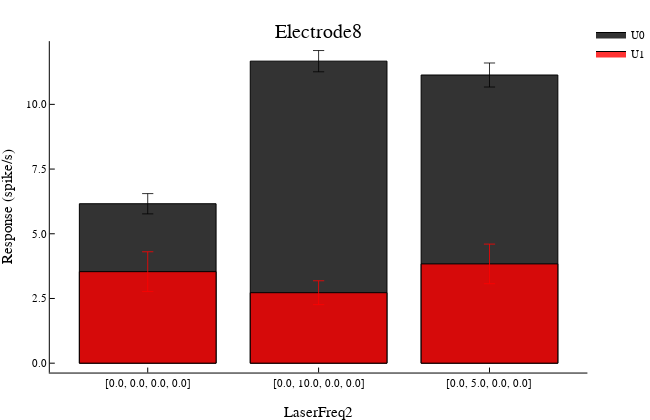

The notebook cell this image was saved under:
### Code cell
plotcondresponse(urs,ctc,factor.value,title="Electrode$(eid.value)")

### Figure 1 — Plotly figure (JSON) as saved in the notebook; plotly's stock layout.template omitted (floating-point values rounded to 4 significant figures)
{"data": [{"fill": "tozeroy", "fillcolor": "rgba(0, 0, 0, 0.800)", "legendgroup": "U0", "line": {"color": "rgba(0, 0, 0, 1.000)", "dash": "solid", "width": 1}, "mode": "lines", "name": "U0", "showlegend": true, "type": "scatter", "x": [0.1, 0.1, 0.9, 0.9, 0.1, 0.1], "xaxis": "x1", "y": [6.161, 0, 0, 6.161, 6.161, 6.161], "yaxis": "y1"}, {"fill": "tozeroy", "fillcolor": "rgba(0, 0, 0, 0.800)", "legendgroup": "U0", "line": {"color": "rgba(0, 0, 0, 1.000)", "dash": "solid", "width": 1}, "mode": "lines", "name": "U0", "showlegend": false, "type": "scatter", "x": [1.1, 1.1, 1.9, 1.9, 1.1, 1.1], "xaxis": "x1", "y": [11.67, 0, 0, 11.67, 11.67, 11.67], "yaxis": "y1"}, {"fill": "tozeroy", "fillcolor": "rgba(0, 0, 0, 0.800)", "legendgroup": "U0", "line": {"color": "rgba(0, 0, 0, 1.000)", "dash": "solid", "width": 1}, "mode": "lines", "name": "U0", "showlegend": false, "type": "scatter", "x": [2.1, 2.1, 2.9, 2.9, 2.1, 2.1], "xaxis": "x1", "y": [11.13, 0, 0, 11.13, 11.13, 11.13], "yaxis": "y1"}, {"colorbar": {"title": ""}, "hoverinfo": "text", "legendgroup": "", "line": {"color": "rgba(0, 0, 0, 0.800)", "dash": "solid", "shape": "linear", "width": 1}, "marker": {"color": "rgba(0, 0, 0, 0.800)", "line": {"color": "rgba(0, 0, 0, 0.800)", "width": 1}, "size": 8, "symbol": "line-ew"}, "mode": "lines+markers", "name": "", "showlegend": false, "text": [null, null], "type": "scatter", "x": [0.5, 0.5], "xaxis": "x1", "y": [5.769, 6.552], "yaxis": "y1"}, {"colorbar": {"title": ""}, "hoverinfo": "text", "legendgroup": "", "line": {"color": "rgba(0, 0, 0, 0.800)", "dash": "solid", "shape": "linear", "width": 1}, "marker": {"color": "rgba(0, 0, 0, 0.800)", "line": {"color": "rgba(0, 0, 0, 0.800)", "width": 1}, "size": 8, "symbol": "line-ew"}, "mode": "lines+markers", "name": "", "showlegend": false, "text": [null, null], "type": "scatter", "x": [1.5, 1.5], "xaxis": "x1", "y": [11.26, 12.08], "yaxis": "y1"}, {"colorbar": {"title": ""}, "hoverinfo": "text", "legendgroup": "", "line": {"color": "rgba(0, 0, 0, 0.800)", "dash": "solid", "shape": "linear", "width": 1}, "marker": {"color": "rgba(0, 0, 0, 0.800)", "line": {"color": "rgba(0, 0, 0, 0.800)", "width": 1}, "size": 8, "symbol": "line-ew"}, "mode": "lines+markers", "name": "", "showlegend": false, "text": [null, null], "type": "scatter", "x": [2.5, 2.5], "xaxis": "x1", "y": [10.67, 11.6], "yaxis": "y1"}, {"fill": "tozeroy", "fillcolor": "rgba(255, 0, 0, 0.800)", "legendgroup": "U1", "line": {"color": "rgba(0, 0, 0, 1.000)", "dash": "solid", "width": 1}, "mode": "lines", "name": "U1", "showlegend": true, "type": "scatter", "x": [0.1, 0.1, 0.9, 0.9, 0.1, 0.1], "xaxis": "x1", "y": [3.537, 0, 0, 3.537, 3.537, 3.537], "yaxis": "y1"}, {"fill": "tozeroy", "fillcolor": "rgba(255, 0, 0, 0.800)", "legendgroup": "U1", "line": {"color": "rgba(0, 0, 0, 1.000)", "dash": "solid", "width": 1}, "mode": "lines", "name": "U1", "showlegend": false, "type": "scatter", "x": [1.1, 1.1, 1.9, 1.9, 1.1, 1.1], "xaxis": "x1", "y": [2.724, 0, 0, 2.724, 2.724, 2.724], "yaxis": "y1"}, {"fill": "tozeroy", "fillcolor": "rgba(255, 0, 0, 0.800)", "legendgroup": "U1", "line": {"color": "rgba(0, 0, 0, 1.000)", "dash": "solid", "width": 1}, "mode": "lines", "name": "U1", "showlegend": false, "type": "scatter", "x": [2.1, 2.1, 2.9, 2.9, 2.1, 2.1], "xaxis": "x1", "y": [3.837, 0, 0, 3.837, 3.837, 3.837], "yaxis": "y1"}, {"colorbar": {"title": ""}, "hoverinfo": "text", "legendgroup": "", "line": {"color": "rgba(255, 0, 0, 0.800)", "dash": "solid", "shape": "linear", "width": 1}, "marker": {"color": "rgba(255, 0, 0, 0.800)", "line": {"color": "rgba(255, 0, 0, 0.800)", "width": 1}, "size": 8, "symbol": "line-ew"}, "mode": "lines+markers", "name": "", "showlegend": false, "text": [null, null], "type": "scatter", "x": [0.5, 0.5], "xaxis": "x1", "y": [2.768, 4.305], "yaxis": "y1"}, {"colorbar": {"title": ""}, "hoverinfo": "text", "legendgroup": "", "line": {"color": "rgba(255, 0, 0, 0.800)", "dash": "solid", "shape": "linear", "width": 1}, "marker": {"color": "rgba(255, 0, 0, 0.800)", "line": {"color": "rgba(255, 0, 0, 0.800)", "width": 1}, "size": 8, "symbol": "line-ew"}, "mode": "lines+markers", "name": "", "showlegend": false, "text": [null, null], "type": "scatter", "x": [1.5, 1.5], "xaxis": "x1", "y": [2.263, 3.184], "yaxis": "y1"}, {"colorbar": {"title": ""}, "hoverinfo": "text", "legendgroup": "", "line": {"color": "rgba(255, 0, 0, 0.800)", "dash": "solid", "shape": "linear", "width": 1}, "marker": {"color": "rgba(255, 0, 0, 0.800)", "line": {"color": "rgba(255, 0, 0, 0.800)", "width": 1}, "size": 8, "symbol": "line-ew"}, "mode": "lines+markers", "name": "", "showlegend": false, "text": [null, null], "type": "scatter", "x": [2.5, 2.5], "xaxis": "x1", "y": [3.072, 4.601], "yaxis": "y1"}], "layout": {"annotations": [{"font": {"color": "rgba(0, 0, 0, 1.000)", "family": "sans-serif", "size": 20}, "rotation": 0, "showarrow": false, "text": "Electrode8", "x": 0.5391, "xanchor": "center", "xref": "paper", "y": 1, "yanchor": "top", "yref": "paper"}], "height": 420, "legend": {"bgcolor": "rgba(255, 255, 255, 1.000)", "bordercolor": "rgba(0, 0, 0, 1.000)", "font": {"color": "rgba(0, 0, 0, 1.000)", "family": "sans-serif", "size": 11}, "tracegroupgap": 0, "x": 1, "y": 1}, "margin": {"b": 20, "l": 0, "r": 0, "t": 20}, "paper_bgcolor": "rgba(255, 255, 255, 1.000)", "plot_bgcolor": "rgba(255, 255, 255, 1.000)", "showlegend": true, "width": 650, "xaxis": {"anchor": "y1", "domain": [0.08426, 0.9939], "gridcolor": "rgba(0, 0, 0, 0.100)", "gridwidth": 0.5, "linecolor": "rgba(0, 0, 0, 1.000)", "mirror": false, "range": [-0.07304, 3.073], "showgrid": false, "showline": true, "showticklabels": true, "tickangle": 0, "tickcolor": "rgb(0, 0, 0)", "tickfont": {"color": "rgba(0, 0, 0, 1.000)", "family": "sans-serif", "size": 11}, "tickmode": "array", "ticks": "inside", "ticktext": ["[0.0, 0.0, 0.0, 0.0]", "[0.0, 0.0, 0.0, 0.0]", "[0.0, 0.0, 0.0, 0.0]", "[0.0, 0.0, 0.0, 0.0]", "[0.0, 10.0, 0.0, 0.0]", "[0.0, 10.0, 0.0, 0.0]", "[0.0, 10.0, 0.0, 0.0]", "[0.0, 10.0, 0.0, 0.0]", "[0.0, 10.0, 0.0, 0.0]", "[0.0, 10.0, 0.0, 0.0]", "[0.0, 10.0, 0.0, 0.0]", "[0.0, 5.0, 0.0, 0.0]", "[0.0, 5.0, 0.0, 0.0]", "[0.0, 5.0, 0.0, 0.0]", "[0.0, 5.0, 0.0, 0.0]"], "tickvals": [0.5, 0.5, 0.5, 0.5, 1.5, 1.5, 1.5, 1.5, 1.5, 1.5, 1.5, 2.5, 2.5, 2.5, 2.5], "title": "LaserFreq2", "titlefont": {"color": "rgba(0, 0, 0, 1.000)", "family": "sans-serif", "size": 15}, "type": "-", "visible": true, "zeroline": false, "zerolinecolor": "rgba(0, 0, 0, 1.000)"}, "yaxis": {"anchor": "x1", "domain": [0.0722, 0.9443], "gridcolor": "rgba(0, 0, 0, 0.100)", "gridwidth": 0.5, "linecolor": "rgba(0, 0, 0, 1.000)", "mirror": false, "range": [-0.3624, 12.44], "showgrid": false, "showline": true, "showticklabels": true, "tickangle": 0, "tickcolor": "rgb(0, 0, 0)", "tickfont": {"color": "rgba(0, 0, 0, 1.000)", "family": "sans-serif", "size": 11}, "tickmode": "array", "ticks": "inside", "ticktext": ["0.0", "2.5", "5.0", "7.5", "10.0"], "tickvals": [0, 2.5, 5, 7.5, 10], "title": "Response (spike/s)", "titlefont": {"color": "rgba(0, 0, 0, 1.000)", "family": "sans-serif", "size": 15}, "type": "-", "visible": true, "zeroline": false, "zerolinecolor": "rgba(0, 0, 0, 1.000)"}}}
